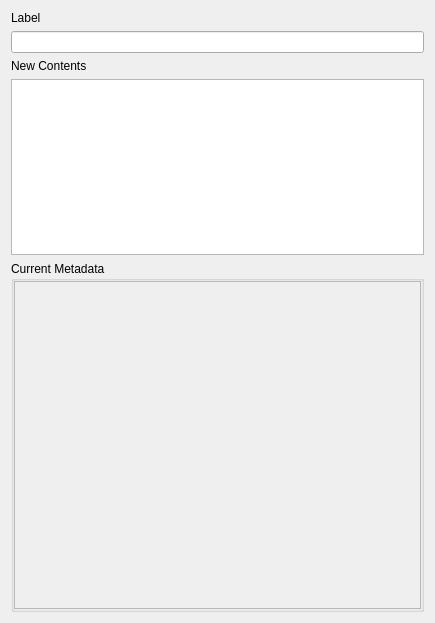
<?xml version="1.0" encoding="UTF-8"?>
<ui version="4.0">
 <class>MetadataForm</class>
 <widget class="QWidget" name="MetadataForm">
  <property name="geometry">
   <rect>
    <x>0</x>
    <y>0</y>
    <width>435</width>
    <height>623</height>
   </rect>
  </property>
  <property name="windowTitle">
   <string>Form</string>
  </property>
  <layout class="QVBoxLayout" name="verticalLayout_3">
   <item>
    <widget class="QLabel" name="label">
     <property name="text">
      <string>Label</string>
     </property>
    </widget>
   </item>
   <item>
    <widget class="QLineEdit" name="le_metadataLabel"/>
   </item>
   <item>
    <widget class="QLabel" name="label_2">
     <property name="text">
      <string>New Contents</string>
     </property>
    </widget>
   </item>
   <item>
    <widget class="QPlainTextEdit" name="te_metadataContents">
     <property name="sizePolicy">
      <sizepolicy hsizetype="Expanding" vsizetype="Expanding">
       <horstretch>0</horstretch>
       <verstretch>1</verstretch>
      </sizepolicy>
     </property>
    </widget>
   </item>
   <item>
    <widget class="QGroupBox" name="groupBox">
     <property name="sizePolicy">
      <sizepolicy hsizetype="Preferred" vsizetype="Preferred">
       <horstretch>0</horstretch>
       <verstretch>2</verstretch>
      </sizepolicy>
     </property>
     <property name="title">
      <string>Current Metadata</string>
     </property>
     <layout class="QVBoxLayout" name="verticalLayout_2">
      <property name="leftMargin">
       <number>0</number>
      </property>
      <property name="topMargin">
       <number>0</number>
      </property>
      <property name="rightMargin">
       <number>0</number>
      </property>
      <property name="bottomMargin">
       <number>0</number>
      </property>
      <item>
       <widget class="QScrollArea" name="currentMetadata">
        <property name="sizePolicy">
         <sizepolicy hsizetype="Expanding" vsizetype="Expanding">
          <horstretch>0</horstretch>
          <verstretch>0</verstretch>
         </sizepolicy>
        </property>
        <property name="widgetResizable">
         <bool>true</bool>
        </property>
        <widget class="QWidget" name="currentMetadataContents">
         <property name="geometry">
          <rect>
           <x>0</x>
           <y>0</y>
           <width>409</width>
           <height>314</height>
          </rect>
         </property>
         <layout class="QVBoxLayout" name="verticalLayout">
          <property name="leftMargin">
           <number>0</number>
          </property>
          <property name="topMargin">
           <number>0</number>
          </property>
          <property name="rightMargin">
           <number>0</number>
          </property>
          <property name="bottomMargin">
           <number>0</number>
          </property>
          <item>
           <layout class="QFormLayout" name="formLayout"/>
          </item>
         </layout>
        </widget>
       </widget>
      </item>
     </layout>
    </widget>
   </item>
  </layout>
 </widget>
 <resources/>
 <connections/>
</ui>
